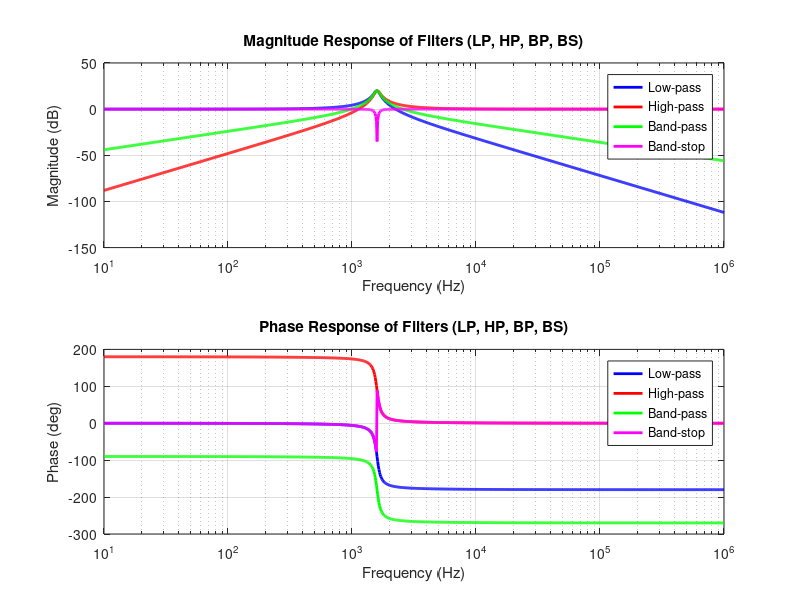

This figure's MATLAB source:
clc;
clear all;
close all;

%% Filter Parameters
w0 = 1e4;          % Angular frequency (10k rad/s)
f0 = w0/(2*pi);    % Frequency in Hz
fprintf('Center frequency: %.2f Hz\n', f0);

Q  = 10;           % Quality factor
H0 = 1;            % Gain

% Frequency range for plotting
f = logspace(1, 6, 1000);   % 10 Hz to 1 MHz
w = 2*pi*f;

%% Transfer Functions
% Band-Pass Filter
num_BP = [0 -H0/w0 0];
den_BP = [1/(w0^2) 1/(w0*Q) 1];
TF_BP  = tf(num_BP, den_BP);

% Low-Pass Filter
num_LP = H0;
den_LP = [1/(w0^2) 1/(w0*Q) 1];
TF_LP  = tf(num_LP, den_LP);

% High-Pass Filter
num_HP = [H0/(w0^2) 0 0];
den_HP = [1/(w0^2) 1/(w0*Q) 1];
TF_HP  = tf(num_HP, den_HP);

% Band-Stop Filter
num_BS = [1/(w0^2) 0 1];
den_BS = [1/(w0^2) 1/(w0*Q) 1];
TF_BS  = tf(num_BS, den_BS);

%% Frequency Response (Magnitude + Phase)
[mag_BP, phase_BP] = bode(TF_BP, w);
[mag_LP, phase_LP] = bode(TF_LP, w);
[mag_HP, phase_HP] = bode(TF_HP, w);
[mag_BS, phase_BS] = bode(TF_BS, w);

% Convert to dB and unwrap phase
db_BP = 20*log10(squeeze(mag_BP));
db_LP = 20*log10(squeeze(mag_LP));
db_HP = 20*log10(squeeze(mag_HP));
db_BS = 20*log10(squeeze(mag_BS));

ph_BP = squeeze(phase_BP);
ph_LP = squeeze(phase_LP);
ph_HP = squeeze(phase_HP);
ph_BS = squeeze(phase_BS);

%% Plot Magnitude
figure;
subplot(2,1,1);
semilogx(f, db_LP, 'b', 'LineWidth', 2); hold on;
semilogx(f, db_HP, 'r', 'LineWidth', 2);
semilogx(f, db_BP, 'g', 'LineWidth', 2);
semilogx(f, db_BS, 'm', 'LineWidth', 2);
grid on;
title('Magnitude Response of Filters (LP, HP, BP, BS)');
xlabel('Frequency (Hz)');
ylabel('Magnitude (dB)');
legend('Low-pass','High-pass','Band-pass','Band-stop','Location','Best');

%% Plot Phase
subplot(2,1,2);
semilogx(f, ph_LP, 'b', 'LineWidth', 2); hold on;
semilogx(f, ph_HP, 'r', 'LineWidth', 2);
semilogx(f, ph_BP, 'g', 'LineWidth', 2);
semilogx(f, ph_BS, 'm', 'LineWidth', 2);
grid on;
title('Phase Response of Filters (LP, HP, BP, BS)');
xlabel('Frequency (Hz)');
ylabel('Phase (deg)');
legend('Low-pass','High-pass','Band-pass','Band-stop','Location','Best');
